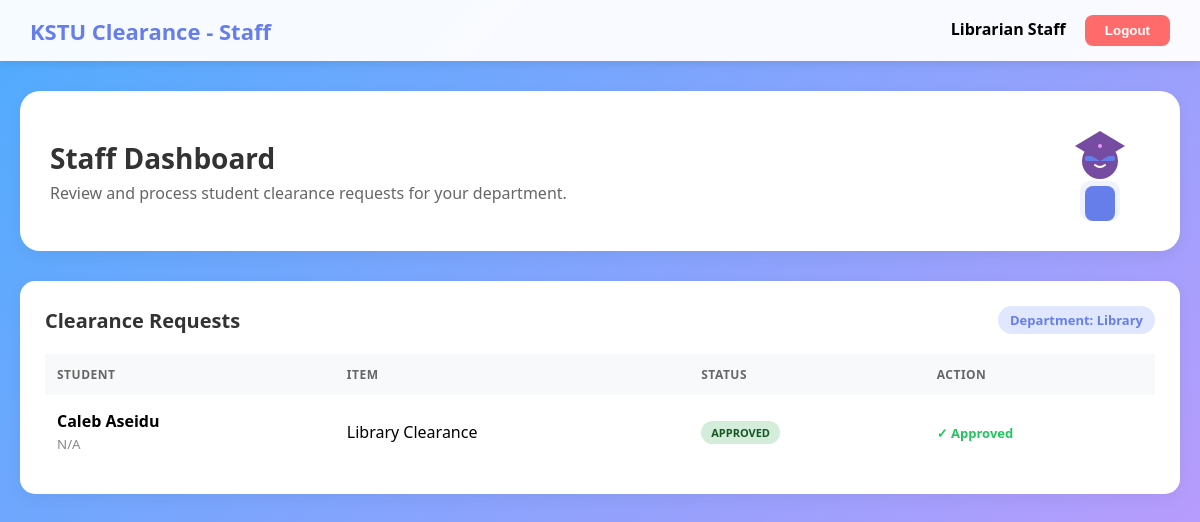
The page /staff/index.php (signed in) on the database its author committed.
### tables this page shows
CREATE TABLE `clearance_status` (
  `id` int(11) NOT NULL,
  `user_id` int(11) NOT NULL,
  `item_id` int(11) NOT NULL,
  `status` enum('pending','approved','rejected') DEFAULT 'pending',
  `remark` text DEFAULT NULL,
  `reviewed_by` int(11) DEFAULT NULL,
  `reviewed_at` timestamp NULL DEFAULT NULL,
  `updated_at` timestamp NOT NULL DEFAULT current_timestamp() ON UPDATE current_timestamp()
);

CREATE TABLE `users` (
  `id` int(11) NOT NULL,
  `student_id` varchar(20) DEFAULT NULL,
  `email` varchar(100) NOT NULL,
  `password` varchar(255) NOT NULL,
  `full_name` varchar(100) NOT NULL,
  `role` enum('student','staff','admin') NOT NULL,
  `department` varchar(100) DEFAULT NULL,
  `phone` varchar(15) DEFAULT NULL,
  `created_at` timestamp NOT NULL DEFAULT current_timestamp()
);

CREATE TABLE `clearance_items` (
  `id` int(11) NOT NULL,
  `item_name` varchar(100) NOT NULL,
  `description` text DEFAULT NULL,
  `department` varchar(100) NOT NULL,
  `is_required` tinyint(1) DEFAULT 1,
  `display_order` int(11) DEFAULT 0
);

### staff/index.php (the view, shortened to what this page needs)
<?php
include '../includes/db_connect.php';
$staffName = $_SESSION['full_name'];
$staffDept = $_SESSION['department'] ?? '';
if (empty($staffDept)) {
    $error_msg = "Your profile is missing a Department. Please contact the Admin to update your profile.";
    $items = [];
} else {
    try {
        $stmt = $conn->prepare("
            SELECT
                u.id as user_id,
                u.full_name,
                u.student_id,
                ci.id as item_id,
                ci.item_name,
                cs.status,
                cs.remark
            FROM clearance_items ci
            CROSS JOIN users u
            LEFT JOIN clearance_status cs ON u.id = cs.user_id AND ci.id = cs.item_id
            WHERE ci.department = ? AND u.role = 'student'
            ORDER BY u.full_name, ci.display_order
        ");
        $stmt->execute([$staffDept]);
        $items = $stmt->fetchAll();
    } catch(PDOException $e) {
        $error_msg = "Error fetching data: " . $e->getMessage();
    }
}
?>
<!DOCTYPE html>
<html lang="en">
<head>
</head>
<body>
    <header class="header">
        <div class="logo">KSTU Clearance - Staff</div>
        <div>
            <span style="font-weight: 600; margin-right: 15px;"><?php echo htmlspecialchars($staffName); ?></span>
            <a href="../logout.php"><button class="btn-logout">Logout</button></a>
        </div>
    </header>
    <div class="container">
        <div class="welcome-section">
            <div class="welcome-text" style="flex: 1;">
                <h1>Staff Dashboard </h1>
                <p>Review and process student clearance requests for your department.</p>
            </div>
            <div class="cap-anim">
            </div>
        </div>
        <div class="card">
            <div class="card-header">
                <h2 class="card-title">Clearance Requests</h2>
                <span class="badge-dept">Department: <?php echo htmlspecialchars($staffDept ?: 'Not Assigned'); ?></span>
            </div>
            <?php if (empty($staffDept)): ?>
                <p style="text-align:center; color:#888; padding: 40px;">Your profile needs a Department assigned. Please contact the Administrator.</p>
            <?php elseif (empty($items)): ?>
                <p style="text-align:center; color:#888; padding: 40px;">No students found for your department.</p>
            <?php else: ?>
                <table>
                    <thead>
                        <tr>
                            <th>Student</th>
                            <th>Item</th>
                            <th>Status</th>
                            <th>Action</th>
                        </tr>
                    </thead>
                    <tbody>
                        <?php foreach ($items as $row):
                            $statusClass = 'status-' . ($row['status'] ?: 'pending');
                        ?>
                            <tr>
                                <td>
                                    <strong><?php echo htmlspecialchars($row['full_name']); ?></strong><br>
                                    <small style="color:#888;"><?php echo htmlspecialchars($row['student_id'] ?: 'N/A'); ?></small>
                                </td>
                                <td><?php echo htmlspecialchars($row['item_name']); ?></td>
                                <td>
                                    <span class="status-badge <?php echo $statusClass; ?>">
                                        <?php echo htmlspecialchars($row['status'] ?: 'Pending'); ?>
                                    </span>
                                </td>
                                <td>
                                    <?php if ($row['status'] != 'approved'): ?>
                                        <form method="POST" style="display:inline;">
                                            <input type="hidden" name="user_id" value="<?php echo $row['user_id']; ?>">
                                            <input type="hidden" name="item_id" value="<?php echo $row['item_id']; ?>">
                                            <input type="hidden" name="action" value="approve">
                                            <button type="submit" class="btn-approve">✓ Approve</button>
                                        </form>
                                        <button type="button" class="btn-reject" onclick="toggleReject(this)">✗ Reject</button>
                                        <div class="reject-form">
                                            <form method="POST">
                                                <input type="hidden" name="user_id" value="<?php echo $row['user_id']; ?>">
                                                <input type="hidden" name="item_id" value="<?php echo $row['item_id']; ?>">
                                                <input type="hidden" name="action" value="reject">
                                                <textarea name="remark" placeholder="Reason for rejection (required)" required></textarea>
                                                <div class="btn-group">
                                                    <button type="submit" class="btn-reject">Confirm Reject</button>
                                                    <button type="button" class="btn-approve" style="background:#666;" onclick="toggleReject(this)">Cancel</button>
                                                </div>
                                            </form>
                                        </div>
                                    <?php else: ?>
                                        <span style="color:#22c55e; font-weight:600; font-size:13px;">✓ Approved</span>
                                    <?php endif; ?>
                                </td>
                            </tr>
                        <?php endforeach; ?>
                    </tbody>
                </table>
            <?php endif; ?>
        </div>
    </div>
</body>
</html>

### staff/index.php (style rules this page uses)
* { margin: 0; padding: 0; box-sizing: border-box; }
body { font-family: 'Segoe UI', Tahoma, Geneva, Verdana, sans-serif; background: linear-gradient(-45deg, #667eea, #764ba2, #f093fb, #4facfe); background-size: 400% 400%; animation: gradientShift 15s ease infinite; min-height: 100vh; padding-bottom: 50px; }
.header { background: rgba(255, 255, 255, 0.95); padding: 15px 30px; display: flex; justify-content: space-between; align-items: center; box-shadow: 0 2px 10px rgba(0,0,0,0.1); position: sticky; top: 0; z-index: 100; }
.logo { font-size: 22px; font-weight: 700; color: #667eea; }
.btn-logout { padding: 8px 20px; background: #ff6b6b; color: white; border: none; border-radius: 8px; cursor: pointer; font-weight: 600; }
.container { max-width: 1200px; margin: 30px auto; padding: 0 20px; }
.welcome-section { background: white; border-radius: 20px; padding: 30px; margin-bottom: 30px; display: flex; align-items: center; gap: 30px; box-shadow: 0 5px 15px rgba(0,0,0,0.05); }
.welcome-text h1 { font-size: 28px; color: #333; margin-bottom: 5px; }
.welcome-text p { color: #666; }
.cap-anim { width: 100px; height: 100px; animation: floatBody 3s ease-in-out infinite; }
.card { background: white; border-radius: 15px; padding: 25px; box-shadow: 0 5px 15px rgba(0,0,0,0.05); overflow-x: auto; }
.card-header { display: flex; justify-content: space-between; align-items: center; margin-bottom: 20px; }
.card-title { font-size: 20px; font-weight: 700; color: #333; }
.badge-dept { background: #e0e7ff; color: #667eea; padding: 5px 12px; border-radius: 20px; font-size: 13px; font-weight: 600; }
table { width: 100%; border-collapse: collapse; min-width: 600px; }
thead { background: #f8f9fa; }
th { padding: 12px; text-align: left; font-size: 12px; color: #666; text-transform: uppercase; letter-spacing: 0.5px; }
td { padding: 15px 12px; border-bottom: 1px solid #f0f0f0; vertical-align: middle; }
tr:last-child td { border-bottom: none; }
.status-badge { display: inline-block; padding: 4px 10px; border-radius: 20px; font-size: 11px; font-weight: 700; text-transform: uppercase; }
.status-approved { background: #d4edda; color: #155724; }

### rows shown on the page
clearance_status: user.full_name "Caleb Aseidu", user.student_id "N/A", item.item_name "Library Clearance", status "APPROVED", shows "✓ Approved"

### other values the page prints
$staffName "Librarian Staff"
$staffDept ?: 'Not Assigned' "Library"
